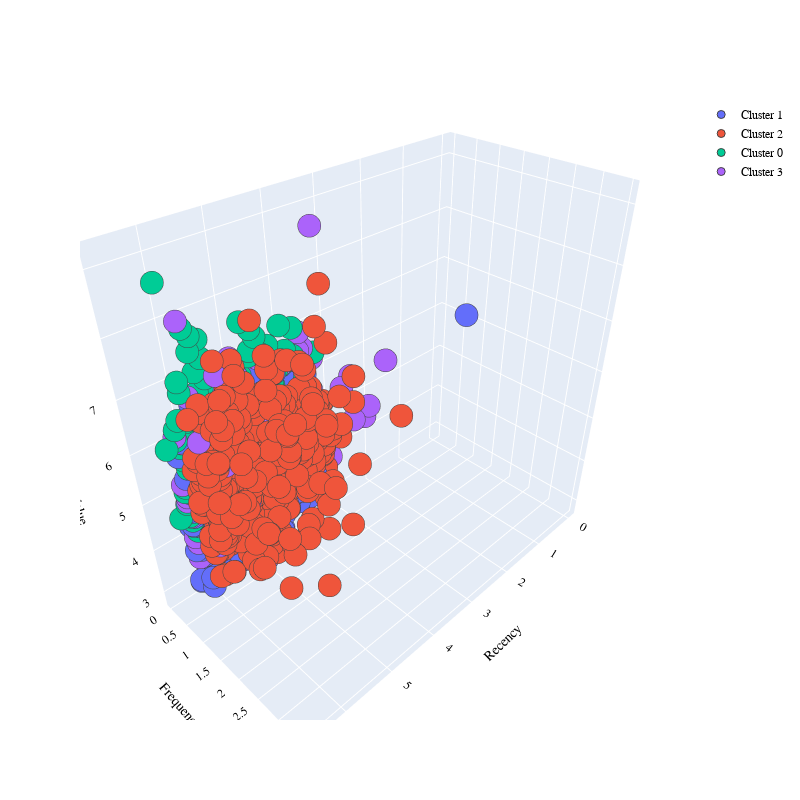

Notebook source saved alongside this figure:
### Code cell
import plotly.graph_objects as go

PLOT = go.Figure()

for C in list(data.clusters.unique()):
    
    PLOT.add_trace(go.Scatter3d(x = data[data.clusters == C]['Recency'],
                                y = data[data.clusters == C]['Frequency'],
                                z = data[data.clusters == C]['MonetaryValue'],
                                mode = 'markers', marker_size = 8, marker_line_width = 1,
                                name = 'Cluster ' + str(C)))


PLOT.update_layout(width = 800, height = 800, autosize = True, showlegend = True,
                   scene = dict(xaxis=dict(title = 'Recency', titlefont_color = 'black'),
                                yaxis=dict(title = 'Frequency', titlefont_color = 'black'),
                                zaxis=dict(title = 'MonetaryValue', titlefont_color = 'black')),
                   font = dict(family = "Gilroy", color  = 'black', size = 12))


PLOT.update_yaxes(automargin=True)
PLOT.update_xaxes(automargin=True)

### Figure 1 — Plotly figure (JSON) as saved in the notebook; plotly's stock layout.template omitted (floating-point values rounded to 4 significant figures; data arrays with more than 128 entries replaced by an {"elided": "..."} marker saying what was removed)
{"data": [{"marker": {"line": {"width": 1}, "size": 8}, "mode": "markers", "name": "Cluster 1", "type": "scatter3d", "x": {"elided": "1154 float values"}, "y": {"elided": "1154 float values"}, "z": {"elided": "1154 float values"}}, {"marker": {"line": {"width": 1}, "size": 8}, "mode": "markers", "name": "Cluster 2", "type": "scatter3d", "x": {"elided": "641 float values"}, "y": {"elided": "641 float values"}, "z": {"elided": "641 float values"}}, {"marker": {"line": {"width": 1}, "size": 8}, "mode": "markers", "name": "Cluster 0", "type": "scatter3d", "x": {"elided": "947 float values"}, "y": {"elided": "947 float values"}, "z": {"elided": "947 float values"}}, {"marker": {"line": {"width": 1}, "size": 8}, "mode": "markers", "name": "Cluster 3", "type": "scatter3d", "x": {"elided": "246 float values"}, "y": {"elided": "246 float values"}, "z": {"elided": "246 float values"}}], "layout": {"autosize": true, "font": {"color": "black", "family": "Gilroy", "size": 12}, "height": 800, "scene": {"xaxis": {"title": {"font": {"color": "black"}, "text": "Recency"}}, "yaxis": {"title": {"font": {"color": "black"}, "text": "Frequency"}}, "zaxis": {"title": {"font": {"color": "black"}, "text": "MonetaryValue"}}}, "showlegend": true, "width": 800, "xaxis": {"automargin": true}, "yaxis": {"automargin": true}}}
